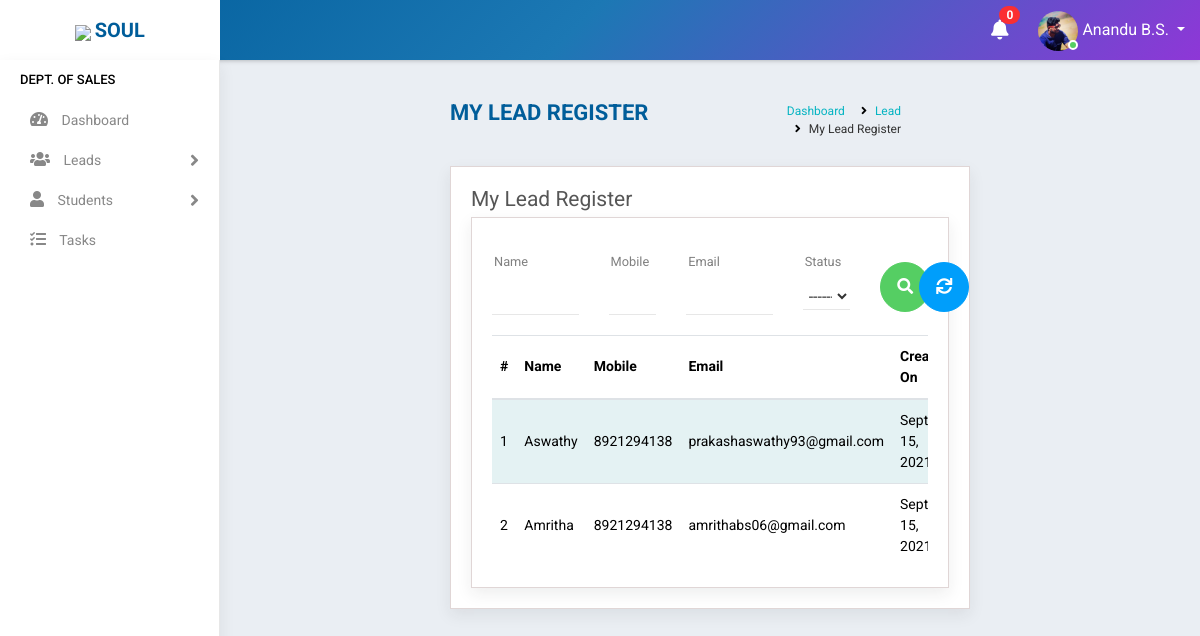
/lead/register/ (signed in), run on an earlier commit of the app's database.
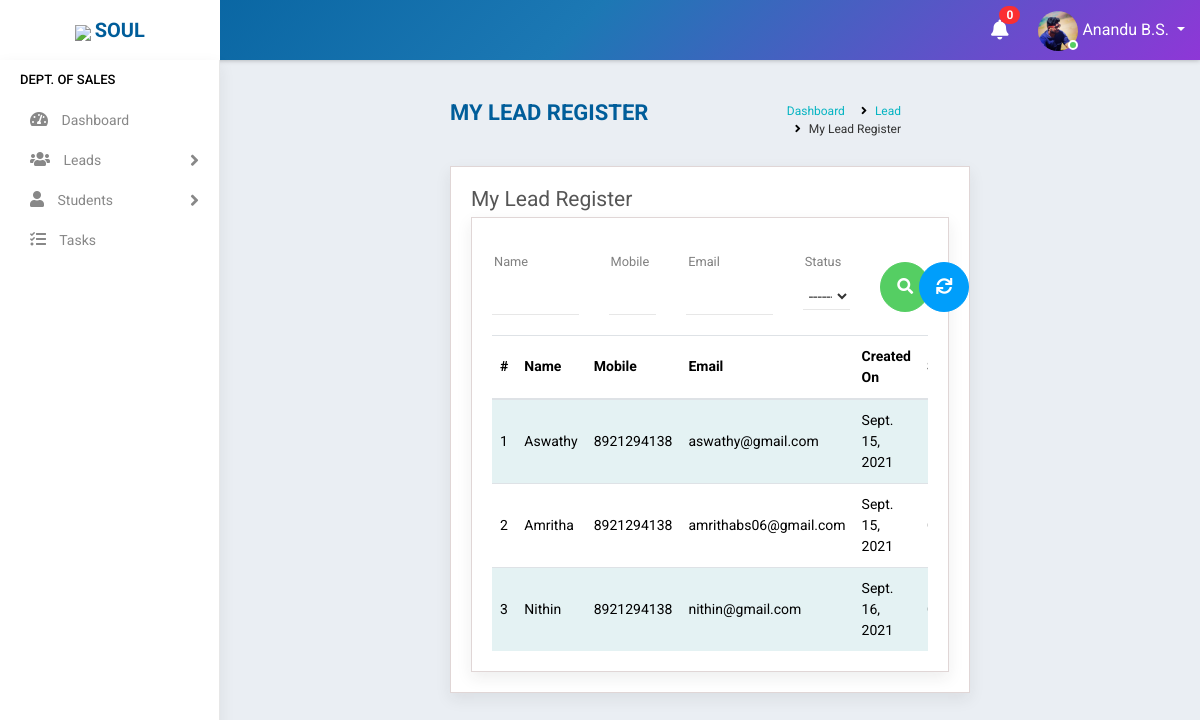
And on a later commit of the database.
### accounts/models.py (models this page shows, shortened)
class Lead(models.Model):
    groups = (
    ('New', 'New'),
    ('In Pipeline', 'In Pipeline'),
    ('Converted', 'Converted'),
    ('Lost', 'Lost'),
    ('Not Interested', 'Not Interested'),
    )
    name = models.CharField(max_length=100,null=True, blank=True)
    email = models.EmailField(max_length=200,null=True,blank=True)
    mobile = models.CharField(max_length=10,null=True,blank=True)
    sex = models.CharField(max_length=10,null=True,choices=(('Male','Male'),('Female','Female')),blank=True,default="Male")
    generator = models.ForeignKey(Staff,on_delete=models.PROTECT, blank=True,null=True,limit_choices_to={'stype':"2"})
    created_on = models.DateField(auto_now_add=True, null=True, blank=True)
    status = models.CharField(max_length=100,null=True, blank=True,choices=groups,default="New")

### accounts/views.py (the view)
# urls.py: path('lead/register/', MyLeadRegister.as_view(),name='lead_register'),
class MyLeadRegister(View):
    def get(self, request):
        user=request.user
        if user.is_authenticated:
            note = Notification.objects.filter(receiver=user).filter(status="Not Read").order_by('-datetime')
            no_count = note.count()
            try:
                s= Staff.objects.get(user=user)
                if s.stype =="2":
                    lead = Lead.objects.filter(generator=s)
                    f=LeadFilter(self.request.GET,queryset=lead)
                    lead=f.qs
                    return render(request,'accounts/lead_register.html',{'f':f,'s':s,'no_count':no_count,'note':note,'lead':lead})
                else:
                    return redirect('home')
            except:
                return redirect('home')
        else:
            return redirect('logout')

### accounts/templates/accounts/lead_register.html (shortened to what this page needs)
{% extends 'accounts/main.html' %}
    {% block content %}
<div class="main-wrapper">
    {% include 'accounts/navbar.html' %}
    {% include 'accounts/sidebar_sales.html' %}
    <div class="page-wrapper">
        <div class="content container-fluid">
            <div class="page-header">
                <div class="row">
                    <div class="col-lg-7 col-md-12 col-sm-12 col-12">
                        <h5 class="text-uppercase">My Lead Register</h5>
                    </div>
                    <div class="col-lg-5 col-md-12 col-sm-12 col-12">
                        <ul class="list-inline breadcrumb float-right">
                        <li class="list-inline-item"><a href="{% url 'home' %}">Dashboard</a></li>
                        <li class="list-inline-item"><a href="">Lead</a></li>
                        <li class="list-inline-item">My Lead Register</li>
                        </ul>
                    </div>
                </div>
            </div>
            <div class="content-page">
                <div class="row">
                    <div class="col-sm-8 col-5">
                        <h4 class="page-title">My Lead Register</h4>
                    </div>
                </div>
                <form method="get">
                <div class="content-page">
                    <div class="row filter-row">
                        <div class="col-sm-6 col-md-3">
                            <div class="form-group custom-mt-form-group">
                            {{f.form.name}}
                            <label class="control-label">Name</label><i class="bar"></i>
                            </div>
                        </div>
                        <div class="col-sm-6 col-md-2">
                            <div class="form-group custom-mt-form-group">
                            {{f.form.mobile}}
                            <label class="control-label">Mobile</label><i class="bar"></i>
                            </div>
                        </div>
                        <div class="col-sm-6 col-md-3">
                            <div class="form-group custom-mt-form-group">
                            {{f.form.email}}
                            <label class="control-label">Email</label><i class="bar"></i>
                            </div>
                        </div>
                        <div class="col-sm-6 col-md-2">
                            <div class="form-group custom-mt-form-group">
                            {{f.form.status}}
                            <label class="control-label">Status</label><i class="bar"></i>
                            </div>
                        </div>
                        <div class="col-sm-6 col-md-1">
                            <button type="submit" class="btn btn-success btn-block mt-4 mb-2"  style="height: 30px;width:50px;border-radius: 50px 50px 50px 50px"><i class="fa fa-search" aria-hidden="true"></i></button>
                        </div>
                        <div class="col-sm-6 col-md-1">
                            <a type="reset" href="{% url 'lead_register' %}" class="btn btn-info btn-block mt-4 mb-2"  style="height: 30px;width:50px;border-radius: 50px 50px 50px 50px"><i class="fas fa-sync" aria-hidden="true"></i></a>
                        </div>
                    </div>
                </form>
                {% include 'accounts/mini/lead_register.html' %}
            </div>
        </div>
    </div>
    {% endblock %}

### accounts/templates/accounts/mini/lead_register.html (shortened to what this page needs)
<div class="row">
    <div class="col-md-12">
        <div class="table-responsive">
            <table class="table table-striped custom-table">
                <thead>
                    <tr>
                        <th>#</th>
                        <th>Name</th>
                        <th>Mobile</th>
                        <th>Email</th>
                        <th>Created On</th>
                        <th>Status</th>
                    </tr>
                </thead>
                <tbody>
                    {% for i in lead %}
                    <tr>
                        <td>
                            {{forloop.counter}}
                        </td>
                        <td>{{i.name}}</td>
                        <td>{{i.mobile}}</td>
                        <td>{{i.email}}</td>
                        <td>{{i.created_on}}</td>
                        <td>{{i.status}}</td>
                    </tr>
                    {% endfor %}
                </tbody>
            </table>
        </div>
    </div>
</div>

What changed in the data, as far as the page shows it:
changed Lead "Aswathy": email "prakashaswathy93@gmail.com" → "aswathy@gmail.com"
added Lead: name "Nithin", mobile "8921294138", email "nithin@gmail.com", created_on "Sept. 16, 2021"
